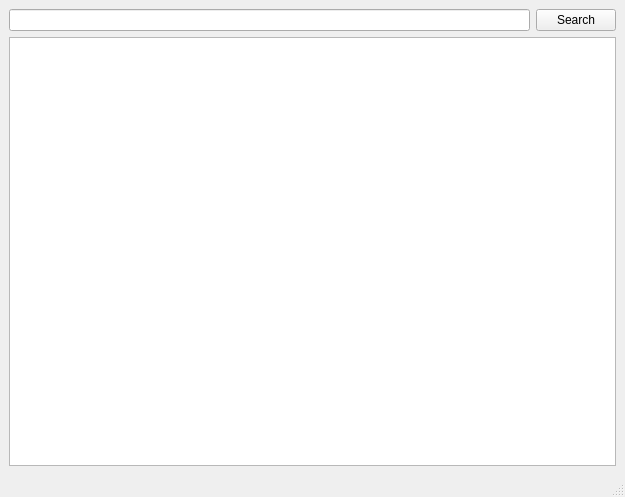
<ui version="4.0" >
 <class>MainWindow</class>
 <widget class="QMainWindow" name="MainWindow" >
  <property name="geometry" >
   <rect>
    <x>0</x>
    <y>0</y>
    <width>625</width>
    <height>497</height>
   </rect>
  </property>
  <property name="windowTitle" >
   <string>MainWindow</string>
  </property>
  <widget class="QWidget" name="centralwidget" >
   <layout class="QVBoxLayout" >
    <item>
     <layout class="QHBoxLayout" >
      <item>
       <widget class="QLineEdit" name="searchInput" />
      </item>
      <item>
       <widget class="QPushButton" name="searchButton" >
        <property name="text" >
         <string>Search</string>
        </property>
       </widget>
      </item>
     </layout>
    </item>
    <item>
     <widget class="QTextBrowser" name="browser" />
    </item>
   </layout>
  </widget>
  <widget class="QMenuBar" name="menubar" >
   <property name="geometry" >
    <rect>
     <x>0</x>
     <y>0</y>
     <width>625</width>
     <height>31</height>
    </rect>
   </property>
  </widget>
  <widget class="QStatusBar" name="statusbar" />
 </widget>
 <resources/>
 <connections>
  <connection>
   <sender>searchInput</sender>
   <signal>returnPressed()</signal>
   <receiver>searchButton</receiver>
   <slot>animateClick()</slot>
   <hints>
    <hint type="sourcelabel" >
     <x>428</x>
     <y>46</y>
    </hint>
    <hint type="destinationlabel" >
     <x>553</x>
     <y>54</y>
    </hint>
   </hints>
  </connection>
 </connections>
</ui>
